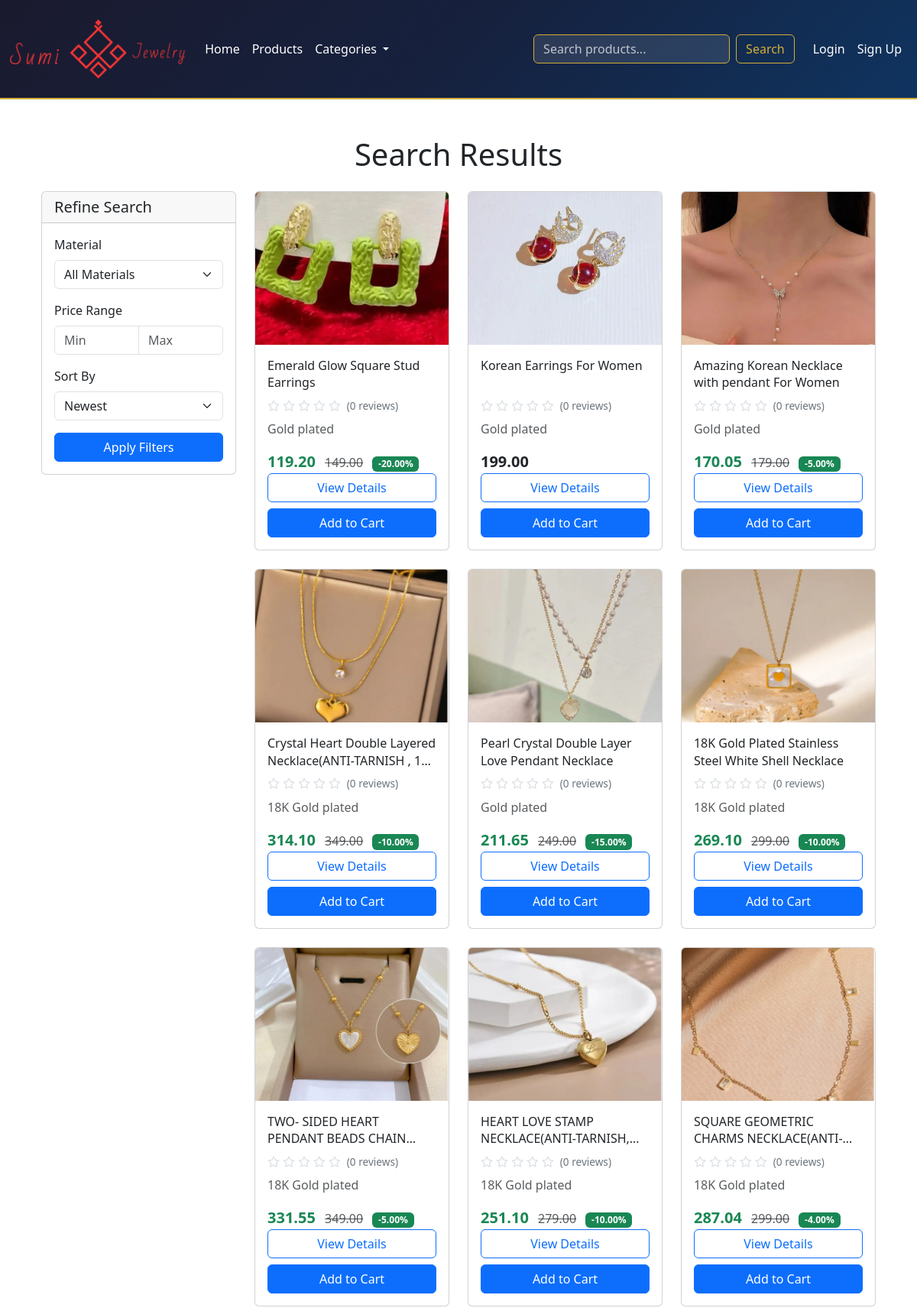
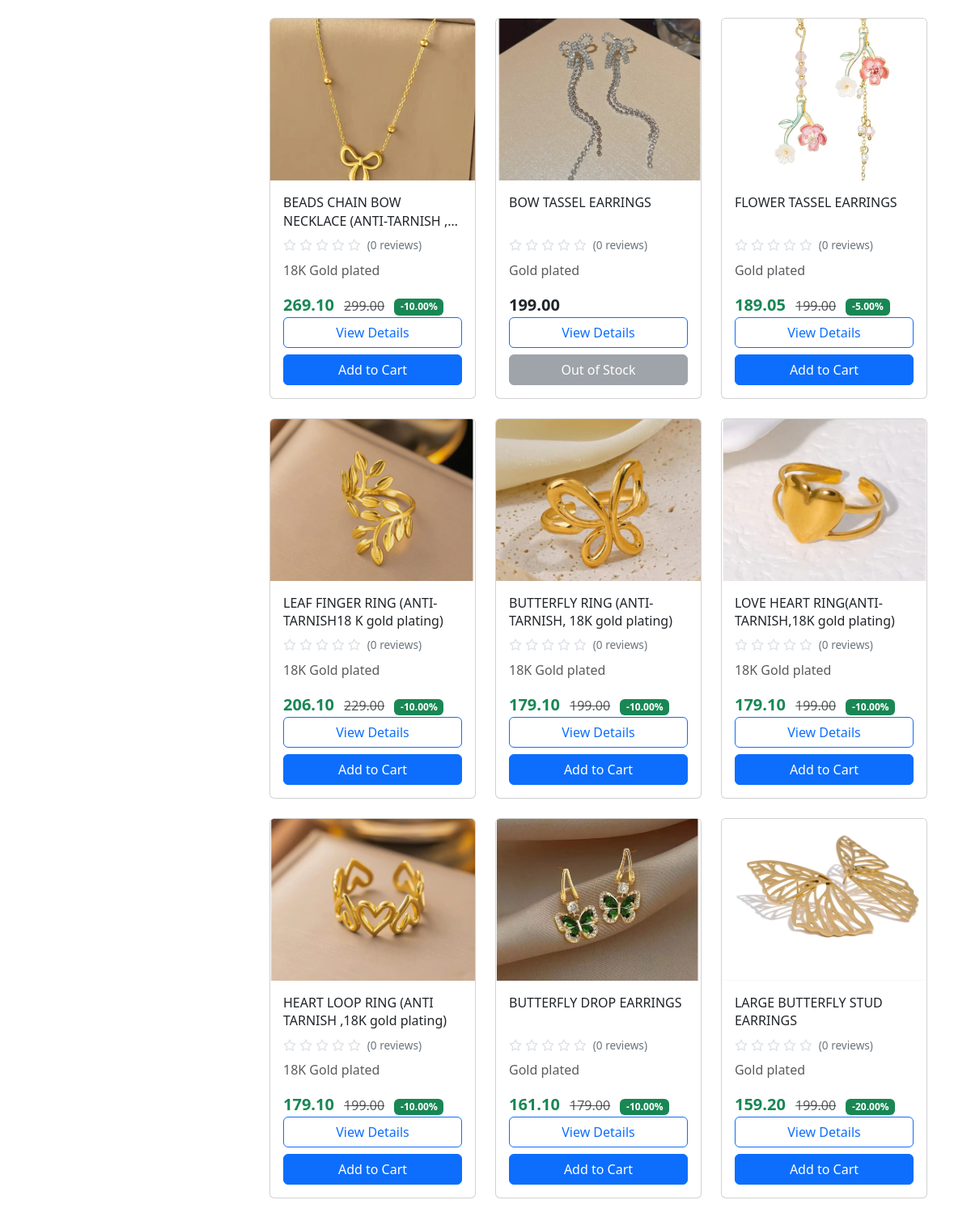
The app's page /search/ (upper part) with its own data (2 pictures, top to bottom).
### shop/models.py (models this page shows, shortened)
class Product(models.Model):
    category = models.ForeignKey(Category, related_name='products', on_delete=models.CASCADE)
    name = models.CharField(max_length=200)
    slug = models.SlugField(max_length=200, unique=True)
    description = models.TextField()
    price = models.DecimalField(max_digits=10, decimal_places=2)
    stock = models.PositiveIntegerField(default=0)
    available = models.BooleanField(default=True)
    created_at = models.DateTimeField(auto_now_add=True)
    updated_at = models.DateTimeField(auto_now=True)
    material = models.CharField(max_length=100)  # e.g., Gold, Silver, Platinum
    weight = models.DecimalField(max_digits=6, decimal_places=2, help_text='Weight in grams')
    dimensions = models.CharField(max_length=50, blank=True, help_text='Dimensions in mm')
    is_featured = models.BooleanField(default=False)
    views_count = models.PositiveIntegerField(default=0, help_text='Number of times product was viewed')
    last_viewed = models.DateTimeField(null=True, blank=True, help_text='Last time product was viewed')
    discount_percentage = models.DecimalField(
        max_digits=5,
        decimal_places=2,
        default=0,
        help_text='Discount percentage (0-100)'
    )
    discount_start_date = models.DateTimeField(
        blank=True,
        null=True,
        help_text='Start date for discount (optional)'
    )
    discount_end_date = models.DateTimeField(
        blank=True,
        null=True,
        help_text='End date for discount (optional)'
    )
    class Meta:
        ordering = ['-created_at']
        indexes = [
            models.Index(fields=['id', 'slug']),
            models.Index(fields=['name']),
            models.Index(fields=['-created_at']),
        ]
    def get_primary_image(self):
        primary = self.images.filter(is_primary=True).first()
        if primary:
            return primary.image
        return self.images.first().image if self.images.exists() else None
    def is_discount_active(self):
        now = timezone.now()
        if self.discount_percentage <= 0:
            return False
        if self.discount_start_date and now < self.discount_start_date:
            return False
        if self.discount_end_date and now > self.discount_end_date:
            return False
        return True
    def get_discounted_price(self):
        if self.is_discount_active():
            discount_amount = (self.price * self.discount_percentage) / 100
            return self.price - discount_amount
        return self.price

class ProductImage(models.Model):
    product = models.ForeignKey(Product, related_name='images', on_delete=models.CASCADE)
    image = models.ImageField(upload_to='products/')
    is_primary = models.BooleanField(default=False)
    created_at = models.DateTimeField(auto_now_add=True)
    class Meta:
        ordering = ['-is_primary', '-created_at']

### shop/views.py (the view)
# urls.py: path('search/', views.search, name='search'),
def search(request):
    query = request.GET.get('q', '')
    products = Product.objects.all()  # Show all products, including out-of-stock ones
    if query:
        products = products.filter(
            Q(name__icontains=query) |
            Q(description__icontains=query) |
            Q(material__icontains=query)
        )
    material = request.GET.get('material')
    if material:
        products = products.filter(material=material)
    min_price = request.GET.get('min_price')
    max_price = request.GET.get('max_price')
    if min_price:
        products = products.filter(price__gte=min_price)
    if max_price:
        products = products.filter(price__lte=max_price)
    sort = request.GET.get('sort', 'newest')
    if sort == 'price_low':
        products = products.order_by('price')
    elif sort == 'price_high':
        products = products.order_by('-price')
    else:  # newest
        products = products.order_by('-created_at')
    materials = Product.objects.values_list('material', flat=True).distinct()
    return render(request, 'shop/search_results.html', {
        'products': products,
        'query': query,
        'materials': materials,
    })

### shop/context_processors.py (called while the page is built)
def cart(request):
    if request.user.is_authenticated:
        cart, created = request.user.cart_set.get_or_create()
        cart_count = cart.get_total_items()
    else:
        cart_count = 0
    return {'cart_count': cart_count}

### shop/templatetags/shop_extras.py (called while the page is built)
@register.filter
def indian_currency(value):
    try:
        value = float(value)
        return f"{value:,.2f}"
    except (ValueError, TypeError):
        return value

@register.filter
def subtract(value, arg):
    try:
        return float(value) - float(arg)
    except (ValueError, TypeError):
        return value

@register.filter
def avg_rating(reviews):
    if not reviews:
        return 0
    avg = reviews.aggregate(Avg('rating'))['rating__avg']
    return avg if avg is not None else 0

@register.filter
def filter_reviews(reviews, context=None):
    if not reviews:
        return reviews
    request = None
    if context:
        request = context.get('request')
    if request and request.user.is_authenticated:
        return reviews.filter(is_approved=True) | reviews.filter(user=request.user)
    return reviews.filter(is_approved=True)

### templates/shop/search_results.html (shortened to what this page needs)
{% extends 'base.html' %}
{% load shop_extras %}
{% block content %}
<div class="container py-4">
    <div class="text-center mb-4">
        <h1>Search Results</h1>
    </div>
    <div class="row">
        <div class="col-md-3">
            <div class="card mb-4">
                <div class="card-header">
                    <h5 class="mb-0">Refine Search</h5>
                </div>
                <div class="card-body">
                    <form method="get" action="{% url 'shop:search' %}">
                        <div class="mb-3">
                            <label class="form-label">Material</label>
                            <select name="material" class="form-select">
                                <option value="">All Materials</option>
                            </select>
                        </div>
                        <div class="mb-3">
                            <label class="form-label">Price Range</label>
                            <div class="input-group mb-2">
                                <input type="number" name="min_price" class="form-control" placeholder="Min" value="{{ request.GET.min_price }}">
                                <input type="number" name="max_price" class="form-control" placeholder="Max" value="{{ request.GET.max_price }}">
                            </div>
                        </div>
                        <div class="mb-3">
                            <label class="form-label">Sort By</label>
                            <select name="sort" class="form-select">
                                <option value="newest" {% if request.GET.sort == 'newest' %}selected{% endif %}>Newest</option>
                            </select>
                        </div>
                        <button type="submit" class="btn btn-primary w-100">Apply Filters</button>
                    </form>
                </div>
            </div>
        </div>
        <div class="col-md-9">
            <div class="row g-4">
                {% for product in products %}
                <div class="col-md-4">
                    {% include "shop/includes/product_card.html" %}
                </div>
                {% endfor %}
            </div>
        </div>
    </div>
</div>
{% endblock %}

### templates/shop/includes/product_card.html (shortened to what this page needs)
{% load shop_extras %}
<div class="card product-card h-100">
    <a href="{% url 'shop:product_detail' product.slug %}" class="text-decoration-none">
        {% if product.get_primary_image %}
        <img src="{{ product.get_primary_image.url }}" class="card-img-top" alt="{{ product.name }}" style="height: 200px; object-fit: cover;">
        {% else %}
        <img src="https://via.placeholder.com/300x200" class="card-img-top" alt="{{ product.name }}">
        {% endif %}
    </a>
    <div class="card-body">
        <h5 class="card-title">{{ product.name }}</h5>
        {% with approved_reviews=product.reviews.all|filter_reviews %}
        {% with avg_rating=approved_reviews|avg_rating %}
        <div class="rating mb-2">
            <div class="stars">
                {% for i in "12345"|make_list %}
                    {% if forloop.counter <= avg_rating|floatformat:0 %}
                        <i class="fas fa-star"></i>
                    {% elif forloop.counter|subtract:avg_rating <= 0.5 %}
                        <i class="fas fa-star-half-alt"></i>
                    {% else %}
                        <i class="far fa-star"></i>
                    {% endif %}
                {% endfor %}
            </div>
            <span class="count">({{ approved_reviews|length }} reviews)</span>
        </div>
        {% endwith %}
        {% endwith %}
        <p class="card-text text-muted">{{ product.material }}</p>
        <div class="price-section">
            {% if product.is_discount_active %}
                <p class="card-text">
                    <span class="fw-bold text-success fs-5">{{ product.get_discounted_price|indian_currency }}</span>
                    <span class="text-muted text-decoration-line-through ms-2">{{ product.price|indian_currency }}</span>
                    <span class="badge bg-success ms-2 align-middle">-{{ product.discount_percentage }}%</span>
                </p>
            {% else %}
                <p class="card-text fw-bold fs-5">{{ product.price|indian_currency }}</p>
            {% endif %}
        </div>
        <div class="d-grid gap-2">
            <a href="{% url 'shop:product_detail' product.slug %}" class="btn btn-outline-primary">View Details</a>
            {% if product.stock > 0 %}
            <form method="post" action="{% url 'shop:cart_add' product.id %}" class="d-inline">
                <button type="submit" class="btn btn-primary w-100">Add to Cart</button>
            </form>
            {% else %}
            <button class="btn btn-secondary w-100" disabled>Out of Stock</button>
            {% endif %}
        </div>
    </div>
</div>

### records on screen
Product: get_primary_image (picture), name "Emerald Glow Square Stud Earrings", reviews|length "0", material "Gold plated", get_discounted_price|indian_currency "119.20", price|indian_currency "149.00", discount_percentage "20.00", stock "Add to Cart"
Product: get_primary_image (picture), name "Korean Earrings For Women", reviews|length "0", material "Gold plated", price|indian_currency "199.00", stock "Add to Cart"
Product: get_primary_image (picture), name "Amazing Korean Necklace with pendant For Women", reviews|length "0", material "Gold plated", get_discounted_price|indian_currency "170.05", price|indian_currency "179.00", discount_percentage "5.00", stock "Add to Cart"
Product: get_primary_image (picture), name "Crystal Heart Double Layered Necklace(ANTI-TARNISH ,…", reviews|length "0", material "18K Gold plated", get_discounted_price|indian_currency "314.10", price|indian_currency "349.00", discount_percentage "10.00", stock "Add to Cart"
Product: get_primary_image (picture), name "Pearl Crystal Double Layer Love Pendant Necklace", reviews|length "0", material "Gold plated", get_discounted_price|indian_currency "211.65", price|indian_currency "249.00", discount_percentage "15.00", stock "Add to Cart"
Product: get_primary_image (picture), name "18K Gold Plated Stainless Steel White Shell Necklace", reviews|length "0", material "18K Gold plated", get_discounted_price|indian_currency "269.10", price|indian_currency "299.00", discount_percentage "10.00", stock "Add to Cart"
Product: get_primary_image (picture), name "TWO- SIDED HEART PENDANT BEADS…", reviews|length "0", material "18K Gold plated", get_discounted_price|indian_currency "331.55", price|indian_currency "349.00", discount_percentage "5.00", stock "Add to Cart"
Product: get_primary_image (picture), name "HEART LOVE STAMP…", reviews|length "0", material "18K Gold plated", get_discounted_price|indian_currency "251.10", price|indian_currency "279.00", discount_percentage "10.00", stock "Add to Cart"
Product: get_primary_image (picture), name "SQUARE GEOMETRIC…", reviews|length "0", material "18K Gold plated", get_discounted_price|indian_currency "287.04", price|indian_currency "299.00", discount_percentage "4.00", stock "Add to Cart"
Product: get_primary_image (picture), name "BEADS CHAIN BOW NECKLACE (ANTI-TARNISH…", reviews|length "0", material "18K Gold plated", get_discounted_price|indian_currency "269.10", price|indian_currency "299.00", discount_percentage "10.00", stock "Add to Cart"
Product: get_primary_image (picture), name "BOW TASSEL EARRINGS", reviews|length "0", material "Gold plated", price|indian_currency "199.00", stock "Out of Stock"
Product: get_primary_image (picture), name "FLOWER TASSEL EARRINGS", reviews|length "0", material "Gold plated", get_discounted_price|indian_currency "189.05", price|indian_currency "199.00", discount_percentage "5.00", stock "Add to Cart"
Product: get_primary_image (picture), name "LEAF FINGER RING (ANTI-TARNISH18 K gold plating)", reviews|length "0", material "18K Gold plated", get_discounted_price|indian_currency "206.10", price|indian_currency "229.00", discount_percentage "10.00", stock "Add to Cart"
Product: get_primary_image (picture), name "BUTTERFLY RING (ANTI-TARNISH, 18K gold plating)", reviews|length "0", material "18K Gold plated", get_discounted_price|indian_currency "179.10", price|indian_currency "199.00", discount_percentage "10.00", stock "Add to Cart"
Product: get_primary_image (picture), name "LOVE HEART RING(ANTI- TARNISH,18K gold plating)", reviews|length "0", material "18K Gold plated", get_discounted_price|indian_currency "179.10", price|indian_currency "199.00", discount_percentage "10.00", stock "Add to Cart"
Product: get_primary_image (picture), name "HEART LOOP RING (ANTI TARNISH ,18K gold plating)", reviews|length "0", material "18K Gold plated", get_discounted_price|indian_currency "179.10", price|indian_currency "199.00", discount_percentage "10.00", stock "Add to Cart"
Product: get_primary_image (picture), name "BUTTERFLY DROP EARRINGS", reviews|length "0", material "Gold plated", get_discounted_price|indian_currency "161.10", price|indian_currency "179.00", discount_percentage "10.00", stock "Add to Cart"
Product: get_primary_image (picture), name "LARGE BUTTERFLY STUD EARRINGS", reviews|length "0", material "Gold plated", get_discounted_price|indian_currency "159.20", price|indian_currency "199.00", discount_percentage "20.00", stock "Add to Cart"
